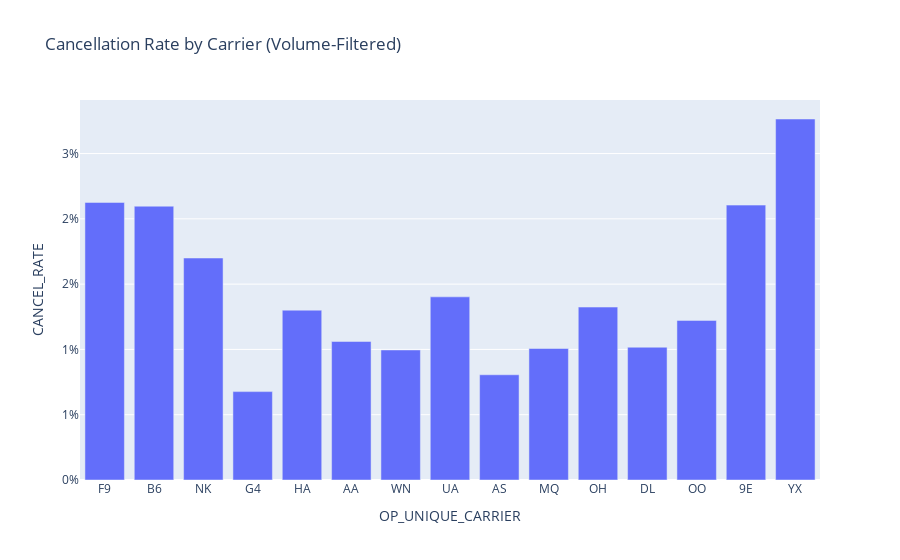

The notebook cell saved with this chart:
### Code cell
fig = px.bar(
    carrier_filtered.sort_values("DELAY_RATE", ascending=False),
    x = "OP_UNIQUE_CARRIER",
    y = "CANCEL_RATE",
    hover_data = ["TOTAL_FLIGHTS", "DELAY_RATE", "AVG_ARR_DELAY_MIN"],
    title = "Cancellation Rate by Carrier (Volume-Filtered)"
)
fig.update_yaxes(tickformat = ".0%")
fig.show()

### Figure 1 — Plotly figure (JSON) as saved in the notebook; plotly's stock layout.template omitted (floating-point values rounded to 4 significant figures)
{"data": [{"alignmentgroup": "True", "customdata": [[177542, 0.3063, 25.59], [274852, 0.3049, 27.36], [263871, 0.2833, 21.96], [115539, 0.2511, 21.93], [80967, 0.2269, 13.22], [940531, 0.2235, 20.75], [1438465, 0.2093, 12.13], [732212, 0.1995, 15.61], [245344, 0.1875, 11.07], [227488, 0.1747, 11.71], [194144, 0.16, 13.29], [984986, 0.1581, 12.55], [675163, 0.157, 13.57], [201520, 0.135, 11.22], [295275, 0.1261, 9.283]], "hovertemplate": "OP_UNIQUE_CARRIER=%{x}<br>CANCEL_RATE=%{y}<br>TOTAL_FLIGHTS=%{customdata[0]}<br>DELAY_RATE=%{customdata[1]}<br>AVG_ARR_DELAY_MIN=%{customdata[2]}<extra></extra>", "legendgroup": "", "marker": {"color": "#636efa", "pattern": {"shape": ""}}, "name": "", "offsetgroup": "", "orientation": "v", "showlegend": false, "textposition": "auto", "type": "bar", "x": ["F9", "B6", "NK", "G4", "HA", "AA", "WN", "UA", "AS", "MQ", "OH", "DL", "OO", "9E", "YX"], "xaxis": "x", "y": [0.02126, 0.02097, 0.017, 0.006768, 0.01301, 0.01061, 0.009959, 0.01403, 0.008058, 0.01007, 0.01324, 0.01017, 0.01222, 0.02105, 0.02765], "yaxis": "y"}], "layout": {"barmode": "relative", "legend": {"tracegroupgap": 0}, "title": {"text": "Cancellation Rate by Carrier (Volume-Filtered)"}, "xaxis": {"anchor": "y", "domain": [0, 1], "title": {"text": "OP_UNIQUE_CARRIER"}}, "yaxis": {"anchor": "x", "domain": [0, 1], "tickformat": ".0%", "title": {"text": "CANCEL_RATE"}}}}
